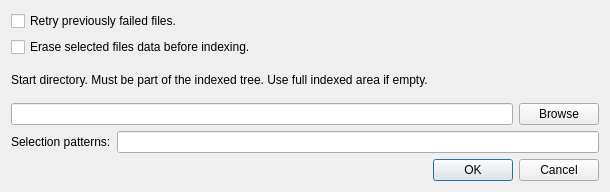
<?xml version="1.0" encoding="UTF-8"?>
<ui version="4.0">
 <class>SpecIdxW</class>
 <widget class="QDialog" name="SpecIdxW">
  <property name="windowModality">
   <enum>Qt::WindowModal</enum>
  </property>
  <property name="geometry">
   <rect>
    <x>0</x>
    <y>0</y>
    <width>610</width>
    <height>192</height>
   </rect>
  </property>
  <property name="windowTitle">
   <string>Special Indexing</string>
  </property>
  <layout class="QVBoxLayout" name="verticalLayout_2">
   <item>
    <layout class="QVBoxLayout" name="verticalLayout">
     <item>
      <widget class="QCheckBox" name="retryFailedCB">
       <property name="text">
        <string>Retry previously failed files.</string>
       </property>
      </widget>
     </item>
     <item>
      <widget class="QCheckBox" name="eraseBeforeCB">
       <property name="toolTip">
        <string>Else only modified or failed files will be processed.</string>
       </property>
       <property name="text">
        <string>Erase selected files data before indexing.</string>
       </property>
      </widget>
     </item>
     <item>
      <layout class="QGridLayout">
       <item row="1" column="0">
        <widget class="QLineEdit" name="targLE">
         <property name="sizePolicy">
          <sizepolicy hsizetype="Expanding" vsizetype="Fixed">
           <horstretch>8</horstretch>
           <verstretch>0</verstretch>
          </sizepolicy>
         </property>
         <property name="minimumSize">
          <size>
           <width>300</width>
           <height>0</height>
          </size>
         </property>
         <property name="toolTip">
          <string>Directory to recursively index. This must be inside the regular indexed area&lt;br&gt; as defined in the configuration file (topdirs).</string>
         </property>
        </widget>
       </item>
       <item row="1" column="1">
        <widget class="QPushButton" name="browsePB">
         <property name="text">
          <string>Browse</string>
         </property>
         <property name="autoDefault">
          <bool>false</bool>
         </property>
        </widget>
       </item>
       <item row="0" column="0">
        <widget class="QLabel" name="textLabel1">
         <property name="text">
          <string>Start directory. Must be part of the indexed tree. Use full indexed area if empty.</string>
         </property>
         <property name="wordWrap">
          <bool>false</bool>
         </property>
        </widget>
       </item>
      </layout>
     </item>
     <item>
      <layout class="QHBoxLayout" name="horizontalLayout">
       <item>
        <widget class="QLabel" name="patLBL">
         <property name="toolTip">
          <string>Leave empty to select all files. You can use multiple space-separated shell-type patterns.&lt;br&gt;Patterns with embedded spaces should be quoted with double quotes.&lt;br&gt;Can only be used if the start target is set.</string>
         </property>
         <property name="text">
          <string>Selection patterns:</string>
         </property>
        </widget>
       </item>
       <item>
        <widget class="QLineEdit" name="selPatsLE"/>
       </item>
      </layout>
     </item>
    </layout>
   </item>
   <item>
    <widget class="QDialogButtonBox" name="buttonBox">
     <property name="orientation">
      <enum>Qt::Horizontal</enum>
     </property>
     <property name="standardButtons">
      <set>QDialogButtonBox::Cancel|QDialogButtonBox::Ok</set>
     </property>
    </widget>
   </item>
  </layout>
 </widget>
 <resources/>
 <connections>
  <connection>
   <sender>buttonBox</sender>
   <signal>accepted()</signal>
   <receiver>SpecIdxW</receiver>
   <slot>accept()</slot>
   <hints>
    <hint type="sourcelabel">
     <x>248</x>
     <y>254</y>
    </hint>
    <hint type="destinationlabel">
     <x>157</x>
     <y>274</y>
    </hint>
   </hints>
  </connection>
  <connection>
   <sender>buttonBox</sender>
   <signal>rejected()</signal>
   <receiver>SpecIdxW</receiver>
   <slot>reject()</slot>
   <hints>
    <hint type="sourcelabel">
     <x>316</x>
     <y>260</y>
    </hint>
    <hint type="destinationlabel">
     <x>286</x>
     <y>274</y>
    </hint>
   </hints>
  </connection>
 </connections>
</ui>
